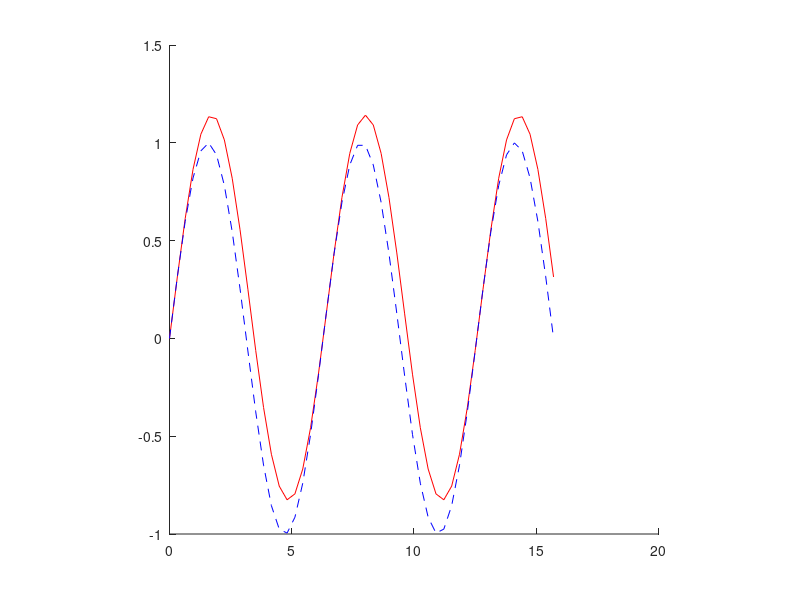

Write MATLAB code to recreate this figure.
%Conor Nailos
%3/14/16
clear;clc;clf
%% Parameters
points=50;
x0=0;
xf=5*pi;
x=linspace(x0,xf,points);
euler(1)=0;
y=sin(x);
dx=(xf-x0)/points;
%% Calculations and Plot
for i=2:points
    euler(i)=euler(i-1)+cos(x(i-1))*dx;
end

hold on
plot(x,euler,'r');
plot(x,y,'b--');
axis square
hold off